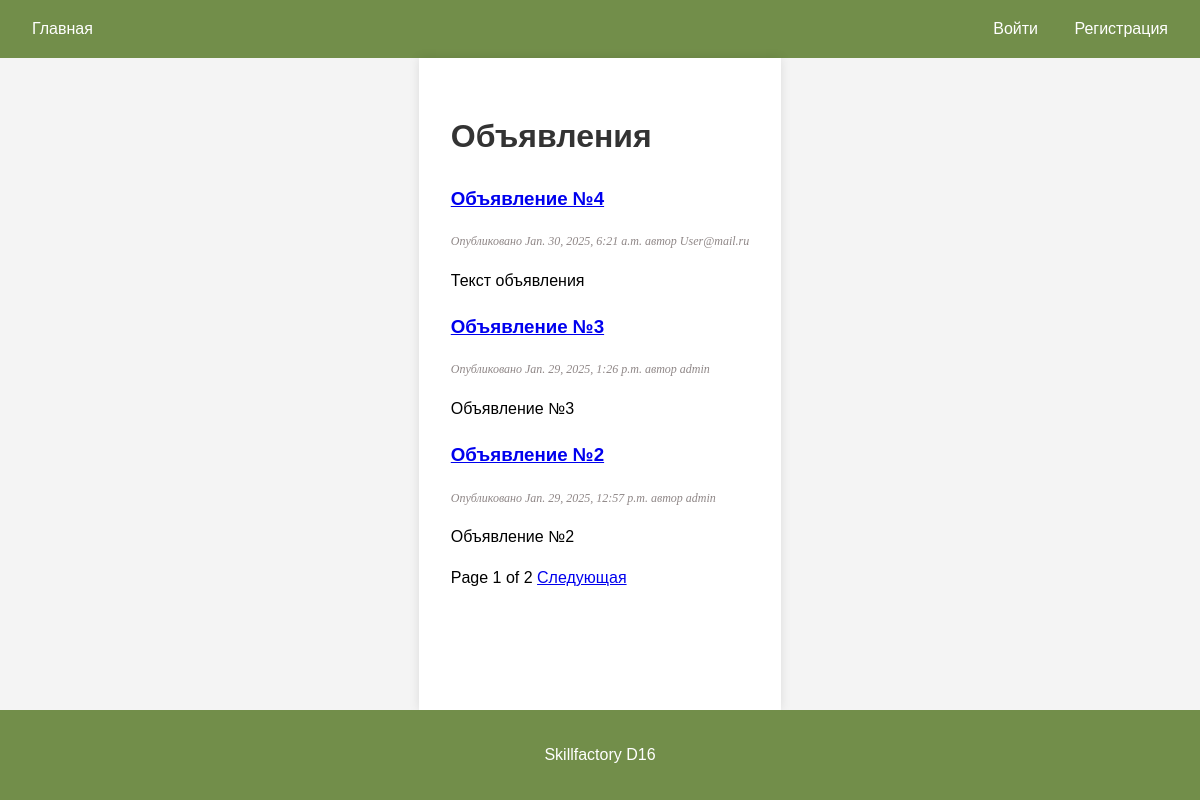
The page / on the database its author committed.
### board_d16/models.py (models this page shows, shortened)
class Advertisement(models.Model):
    title = models.CharField(max_length=200, )
    content = models.TextField()
    author = models.ForeignKey(User, on_delete=models.CASCADE)
    category = models.ForeignKey(Category, on_delete=models.CASCADE)
    created_at = models.DateTimeField(auto_now_add=True)
    image = models.ImageField(upload_to='advertisements/', blank=True, null=True)
    video_url = models.URLField(blank=True, null=True)
    class Meta:
        verbose_name = "Объявление"
        verbose_name_plural = "Объявления"

### board_d16/views.py (the view)
# urls.py: path('', AdvertisementListView.as_view(), name='advertisement_list'),
class AdvertisementListView(ListView):
    model = Advertisement
    template_name = 'advertisement_list.html'
    context_object_name = 'advertisements'
    ordering = ['-created_at']
    paginate_by = 3

### board_d16/templates/advertisement_list.html (shortened to what this page needs)
{% extends 'base.html' %}
{% block content %}
    <h1>Объявления</h1>
    {% for ad in advertisements %}
        <h3><a href="{% url 'advertisement_detail' ad.pk %}">{{ ad.title }}</a></h3>
        <p class="date">Опубликовано {{ ad.created_at }} автор {{ ad.author }}</p>
        {{ ad.content|truncatewords:30|linebreaks }}
    {% endfor %}
    {% include "pagination.html" with page=page_obj %}
{% endblock %}

### board_d16/templates/base.html (shortened to what this page needs)
{% load static %}
<!DOCTYPE html>
<html lang="ru">
<head>
    <link href="{% static 'css/style.css' %}" rel="stylesheet"/>
</head>
<body>
<header>
    <nav>
        <div>
            <a href="{% url 'advertisement_list' %}">Главная</a>
        </div>
        <div>
            {% if user.is_authenticated %}
                {% if user.is_staff %}
                    <a href="{% url 'admin:index' %}">Админ-панель</a>
                {% endif %}
                <form method="post" action="{% url 'logout' %}" style="display:inline;">
                    {% csrf_token %}
                    <button type="submit">
                        Выйти
                    </button>
                </form>
            {% else %}
                <a href="{% url 'login' %}" class="login-button">Войти</a>
                <a href="{% url 'register' %}">Регистрация</a>
            {% endif %}
        </div>
    </nav>
</header>
<main>
    {% block content %}
    {% endblock %}
</main>
<footer>
    <p>Skillfactory D16</p>
</footer>
</body>
</html>

### board_d16/templates/pagination.html (shortened to what this page needs)
{% if page.has_other_pages %}
    <div class="pagination">
    <span class="step-links">
        <span class="current">
            Page {{ page.number }} of {{ page.paginator.num_pages }}
        </span>
        {% if page.has_next %}
            <a href="?page={{ page.next_page_number }}">Следующая</a>
        {% endif %}
    </span>
    </div>
{% else %}
    <p>Объявлений больше нет</p>
{% endif %}

### board_d16/static/css/style.css (style rules this page uses)
html, body { height: 100%; margin: 0; padding: 0; }
body { font-family: Arial, sans-serif; line-height: 1.6; background-color: #f4f4f4; display: flex; flex-direction: column; }
header { background-color: #728e4a; color: #fff; padding: 1rem; }
nav { display: flex; justify-content: space-between; }
nav a { color: #fff; text-decoration: none; padding: 0.5rem 1rem; }
main { flex: 1 0 auto; padding: 2rem; max-width: 800px; margin: 0 auto; background-color: #fff; box-shadow: 0 0 10px rgba(0, 0, 0, 0.1); }
footer { flex-shrink: 0; text-align: center; padding: 1rem; background-color: #728E4AFF; color: #fff; }
h1, h2 { color: #333; }
p.date { color: #8f8787; font-family: georgia, serif; font-size: 12px; font-style: italic; }

### rows shown on the page
Advertisement: title "Объявление №4", created_at "Jan. 30, 2025, 6:21 a.m.", author "User@mail.ru", content "Текст объявления"
Advertisement: title "Объявление №3", created_at "Jan. 29, 2025, 1:26 p.m.", author "admin", content "Объявление №3"
Advertisement: title "Объявление №2", created_at "Jan. 29, 2025, 12:57 p.m.", author "admin", content "Объявление №2"

### other values the page prints
{{ page.number }} "1"
{{ page.paginator.num_pages }} "2"
